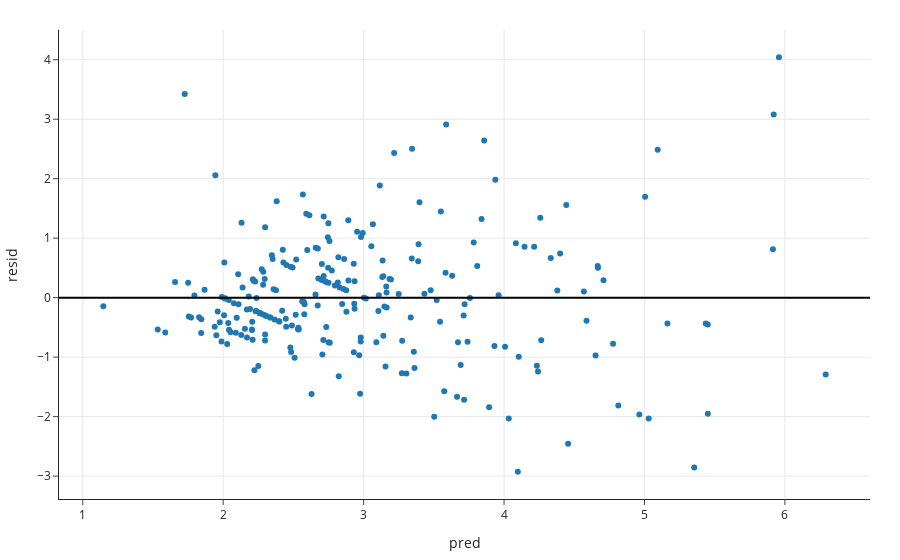

The code cell stored with this chart in its notebook:
### Markdown cell above
- If all assumptions about linear regression hold, then residual plot should look randomly scattered around the y=0 line.
- Here, we see that the model makes bigger mistakes for larger predicted values.
- But overall, no apparent trend, so the linear model seems to fit data.

### Code cell
# What about the two-variable model?
with_resid = tips.assign(
    pred=model_two.predict(tips[['total_bill', 'size']]),
    resid=tips['tip'] - model_two.predict(tips[['total_bill', 'size']]),
)
fig = px.scatter(with_resid, x='pred', y='resid')
fig.add_hline(0, line_width=2, opacity=1)

### Figure 1 — Plotly figure (JSON) as saved in the notebook; plotly's stock layout.template omitted (floating-point values rounded to 4 significant figures; data arrays with more than 128 entries replaced by an {"elided": "..."} marker saying what was removed)
{"data": [{"hovertemplate": "pred=%{x}<br>resid=%{y}<extra></extra>", "legendgroup": "", "marker": {"color": "#1F77B4", "symbol": "circle"}, "mode": "markers", "name": "", "orientation": "v", "showlegend": false, "type": "scatter", "x": {"elided": "244 float values"}, "xaxis": "x", "y": {"elided": "244 float values"}, "yaxis": "y"}], "layout": {"legend": {"tracegroupgap": 0}, "shapes": [{"line": {"width": 2}, "opacity": 1, "type": "line", "x0": 0, "x1": 1, "xref": "x domain", "y0": 0, "y1": 0, "yref": "y"}], "xaxis": {"anchor": "y", "domain": [0, 1], "title": {"text": "pred"}}, "yaxis": {"anchor": "x", "domain": [0, 1], "title": {"text": "resid"}}}}
